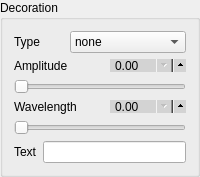
                <widget class="QGroupBox" name="groupBox_11">
                 <property name="title">
                  <string>Decoration</string>
                 </property>
                 <layout class="QVBoxLayout" name="verticalLayout_67">
                  <item>
                   <layout class="QHBoxLayout" name="horizontalLayout_74">
                    <item>
                     <widget class="QLabel" name="label_78">
                      <property name="text">
                       <string>Type</string>
                      </property>
                     </widget>
                    </item>
                    <item>
                     <widget class="QComboBox" name="polygon_decoration_type">
                      <property name="focusPolicy">
                       <enum>Qt::ClickFocus</enum>
                      </property>
                      <item>
                       <property name="text">
                        <string>none</string>
                       </property>
                      </item>
                      <item>
                       <property name="text">
                        <string>text along curve</string>
                       </property>
                      </item>
                      <item>
                       <property name="text">
                        <string>zigzag</string>
                       </property>
                      </item>
                      <item>
                       <property name="text">
                        <string>saw</string>
                       </property>
                      </item>
                      <item>
                       <property name="text">
                        <string>random steps</string>
                       </property>
                      </item>
                      <item>
                       <property name="text">
                        <string>bumps</string>
                       </property>
                      </item>
                      <item>
                       <property name="text">
                        <string>coil</string>
                       </property>
                      </item>
                      <item>
                       <property name="text">
                        <string>snake</string>
                       </property>
                      </item>
                     </widget>
                    </item>
                   </layout>
                  </item>
                  <item>
                   <layout class="QVBoxLayout" name="verticalLayout_66">
                    <item>
                     <layout class="QHBoxLayout" name="horizontalLayout_66">
                      <item>
                       <widget class="QLabel" name="label_71">
                        <property name="focusPolicy">
                         <enum>Qt::NoFocus</enum>
                        </property>
                        <property name="text">
                         <string>Amplitude</string>
                        </property>
                       </widget>
                      </item>
                      <item>
                       <widget class="QDoubleSpinBox" name="polygon_amplitude_spin">
                        <property name="focusPolicy">
                         <enum>Qt::ClickFocus</enum>
                        </property>
                        <property name="styleSheet">
                         <string notr="true">QDoubleSpinBox {
	max-height: 11px;
	min-height: 11px;
    min-width: 60px;
    max-width: 60px;
    padding-right: 10px;
    background-color: lightgray;
    padding-top: -2px;
    padding-bottom: -2px;
}

QDoubleSpinBox::up-button {
  subcontrol-origin: padding;
  subcontrol-position: right center;
  left: 7px;
  height: 18px;
  width: 18px;
}

QDoubleSpinBox::down-button {
  subcontrol-origin: content;
  subcontrol-position: right center;
  left: 0px;
  top: 0px;
  height: 18px;
  width: 18px;
}

</string>
                        </property>
                       </widget>
                      </item>
                     </layout>
                    </item>
                    <item>
                     <widget class="QSlider" name="polygon_amplitude_slider">
                      <property name="focusPolicy">
                       <enum>Qt::NoFocus</enum>
                      </property>
                      <property name="styleSheet">
                       <string notr="true"/>
                      </property>
                      <property name="orientation">
                       <enum>Qt::Horizontal</enum>
                      </property>
                     </widget>
                    </item>
                   </layout>
                  </item>
                  <item>
                   <layout class="QVBoxLayout" name="verticalLayout_68">
                    <item>
                     <layout class="QHBoxLayout" name="horizontalLayout_75">
                      <item>
                       <widget class="QLabel" name="label_79">
                        <property name="focusPolicy">
                         <enum>Qt::NoFocus</enum>
                        </property>
                        <property name="text">
                         <string>Wavelength</string>
                        </property>
                       </widget>
                      </item>
                      <item>
                       <widget class="QDoubleSpinBox" name="polygon_wavelength_spin">
                        <property name="focusPolicy">
                         <enum>Qt::ClickFocus</enum>
                        </property>
                        <property name="styleSheet">
                         <string notr="true">QDoubleSpinBox {
	max-height: 11px;
	min-height: 11px;
    min-width: 60px;
    max-width: 60px;
    padding-right: 10px;
    background-color: lightgray;
    padding-top: -2px;
    padding-bottom: -2px;
}

QDoubleSpinBox::up-button {
  subcontrol-origin: padding;
  subcontrol-position: right center;
  left: 7px;
  height: 18px;
  width: 18px;
}

QDoubleSpinBox::down-button {
  subcontrol-origin: content;
  subcontrol-position: right center;
  left: 0px;
  top: 0px;
  height: 18px;
  width: 18px;
}

</string>
                        </property>
                       </widget>
                      </item>
                     </layout>
                    </item>
                    <item>
                     <widget class="QSlider" name="polygon_wavelength_slider">
                      <property name="focusPolicy">
                       <enum>Qt::NoFocus</enum>
                      </property>
                      <property name="styleSheet">
                       <string notr="true"/>
                      </property>
                      <property name="orientation">
                       <enum>Qt::Horizontal</enum>
                      </property>
                     </widget>
                    </item>
                   </layout>
                  </item>
                  <item>
                   <layout class="QHBoxLayout" name="horizontalLayout_76">
                    <item>
                     <widget class="QLabel" name="label_80">
                      <property name="focusPolicy">
                       <enum>Qt::NoFocus</enum>
                      </property>
                      <property name="text">
                       <string>Text</string>
                      </property>
                     </widget>
                    </item>
                    <item>
                     <widget class="QLineEdit" name="polygon_decoration_text">
                      <property name="focusPolicy">
                       <enum>Qt::ClickFocus</enum>
                      </property>
                     </widget>
                    </item>
                   </layout>
                  </item>
                 </layout>
                </widget>
